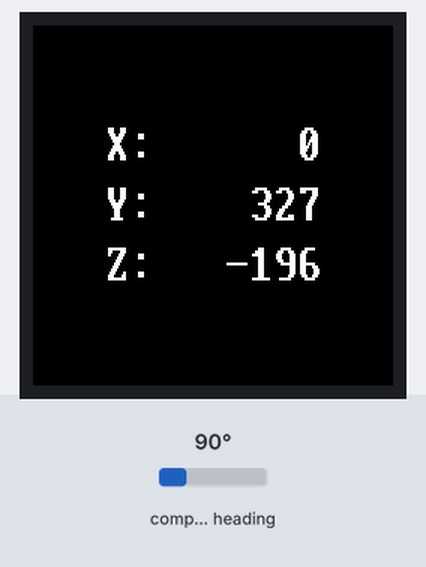
A program run on a simulated Raspberry Pi Pico running MicroPython. On the bench: 240×240 colour display. The inputs (shaded band) are chosen by the test bench; at power-on: compass heading 90°. Library files of the repository ran but are not shown: vga1_8x16.py, vga1_bold_16x32.py.

Above: at 1.4 s.
1.5 s: compass heading set to 7°
At 2.3 s:
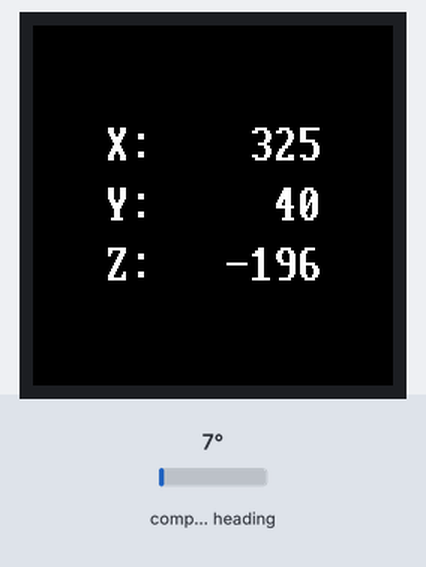
3.1 s: compass heading set to 180°
At 4.3 s:
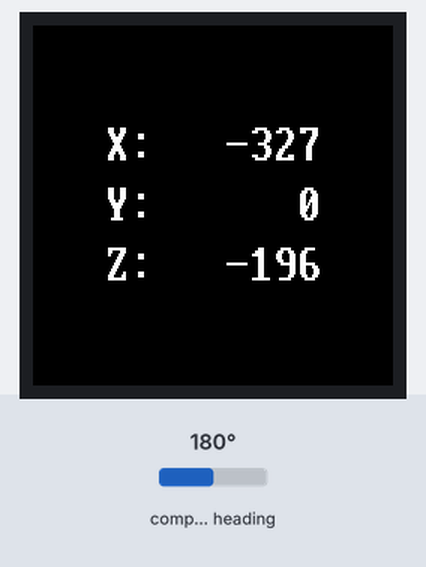
4.6 s: compass heading set to 269°
At 5.2 s:
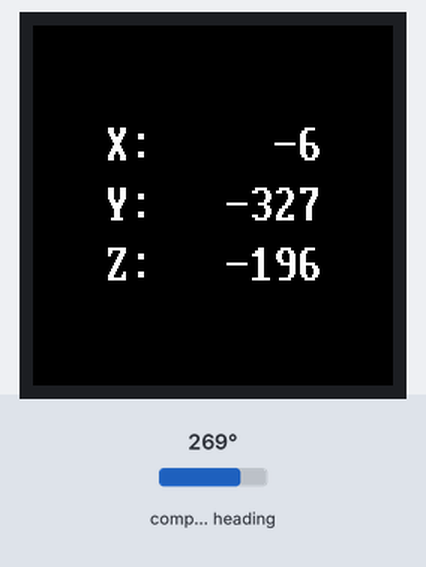
Timing chart, 0 to 7.6 s (numbered marks = the images above; inputs shaded):
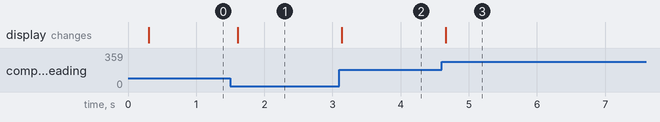

Measured:
- after the input at 1.5 s, the display: changes after 0.11 s (image 1)
- after the input at 3.1 s, the display: changes at once (image 2)
- after the input at 4.6 s, the display: changes after 0.06 s (image 3)

The program:

07-continious-display.py
```python
import machine
import struct
import time
import config

# Lab 07: Continuous Display
# Same three numbers as lab 06, but streamed - the HMC5883L runs in
# continuous-measurement mode and the screen redraws on every sample.
# Watch what happens to a number as you move a magnet, a speaker, or a
# steel tool near the sensor.

# The HMC5883L's hardware I2C reads on this Pico return OSError 5 (EIO)
# even though a scan (lab 03) finds the chip fine - a clock-stretching
# quirk with this chip on the RP2040's hardware I2C peripheral.
# machine.SoftI2C (bit-banged) reads it reliably instead.
i2c = machine.SoftI2C(scl=machine.Pin(config.I2C_SCL_PIN),
                       sda=machine.Pin(config.I2C_SDA_PIN), freq=400000)

i2c.writeto_mem(config.HMC5883L_ADDRESS, config.CONFIG_A, bytes([0x70]))
i2c.writeto_mem(config.HMC5883L_ADDRESS, config.CONFIG_B, bytes([0x20]))
i2c.writeto_mem(config.HMC5883L_ADDRESS, config.MODE, bytes([0x00]))  # continuous
time.sleep_ms(100)

display = config.init_display()


def read_xyz():
    data = i2c.readfrom_mem(config.HMC5883L_ADDRESS, config.DATA_START, 6)
    x, z, y = struct.unpack(">hhh", data)
    return x, y, z


# Three rows of the big 16x32 font, stacked and centered on CENTER_Y.
#
# Unlike lab 06, this redraws 10 times a second - and there is no frame
# buffer on this driver, so a naive display.fill(BLACK) every frame was
# sending all 57,600 pixels down the wire before the text went back on
# top, which reads as a full-screen strobe. Clearing once, up front, and
# then always drawing each value into the SAME fixed-width field lets
# text()'s own background color overwrite the previous digits directly -
# no clear, no flicker, and no leftover digit if a number gets shorter.
LABELS = ("X:", "Y:", "Z:")
ROW_Y = (64, 104, 144)
FIELD_WIDTH = 6  # digits + sign; HMC5883L values stay well inside this
LINE_LEN = len("X: ") + FIELD_WIDTH
TEXT_X = config.CENTER_X - (LINE_LEN * 16) // 2

display.fill(config.BLACK)

try:
    while True:
        x, y, z = read_xyz()
        for label, value, row_y in zip(LABELS, (x, y, z), ROW_Y):
            text = "%s %6d" % (label, value)  # old-style % - safer than
            # str.format's nested width spec on this board's MicroPython
            display.text(config.BIG_FONT, text, TEXT_X, row_y, config.WHITE, config.BLACK)
        time.sleep_ms(100)
except KeyboardInterrupt:
    print("Got ctrl-c, stopping")
```

config.py
```python
# Hardware configuration for the Smartwatch Compass (HMC5883L + GC9A01) kit.
# Every numbered lab in this folder imports its pins from here instead of
# hardcoding them, so the whole kit only needs to be described in one place.
#
# This kit pairs two boards already used elsewhere in this repo:
#   - the GC9A01 round display, wired exactly like the confirmed-working
#     "pico" wiring in src/kits/max98357a-amp/config.py (SPI0, GPIO2-6)
#   - the HMC5883L compass, the same chip as src/kits/compass-hmc5883l, but
#     moved off I2C1 (GPIO10/11) onto I2C0 (GPIO12/13) because GPIO2/3 are
#     now spoken for by the display's SPI clock/data lines.

from machine import Pin, SPI
import gc9a01
import vga1_8x16 as FONT           # 8x16 - no built-in font on this driver
import vga1_bold_16x32 as BIG_FONT  # 16x32 - readable from across the room, 15 chars max

# ---------------------------------------------------------------------------
# GC9A01 round display (240x240, SPI0)
# ---------------------------------------------------------------------------
#   Module pin   Pico pin
#   ----------   --------
#   SCL / CLK    GP2
#   SDA / MOSI   GP3
#   DC           GP4
#   CS           GP5
#   RST          GP6
#   VCC          3V3
#   GND          GND
WIDTH = 240
HEIGHT = 240
SPI_ID = 0
SCK_PIN = 2
MOSI_PIN = 3
DC_PIN = 4
CS_PIN = 5
RES_PIN = 6
BAUDRATE = 60_000_000

# RGB565: five bits of red, six of green, five of blue.
BLACK = 0x0000
WHITE = 0xFFFF
RED = 0xF800
GREEN = 0x07E0
BLUE = 0x001F

# The geometry of a round screen: the driver addresses a 240x240 square,
# but only the circle inscribed in it is visible. Keep drawing inside
# SAFE_RADIUS - the last few pixels out toward RADIUS sit under the bezel.
CENTER_X = WIDTH // 2   # 120
CENTER_Y = HEIGHT // 2  # 120
RADIUS = WIDTH // 2     # 120 -- the physical edge of the glass
SAFE_RADIUS = 112


def init_display():
    """Start the SPI bus and the GC9A01. Returns the display object.

    There is no frame buffer on this driver - every drawing call goes
    straight to the glass, and there is no show() to call afterwards."""
    spi = SPI(SPI_ID, baudrate=BAUDRATE, sck=Pin(SCK_PIN), mosi=Pin(MOSI_PIN))
    return gc9a01.GC9A01(
        spi,
        dc=Pin(DC_PIN, Pin.OUT),
        cs=Pin(CS_PIN, Pin.OUT),
        reset=Pin(RES_PIN, Pin.OUT),
        rotation=0)


# ---------------------------------------------------------------------------
# HMC5883L compass (I2C0)
# ---------------------------------------------------------------------------
#   VCC  -> Pico 3.3V OUT
#   GND  -> Pico GND
#   SDA  -> GPIO12 (I2C0 SDA)
#   SCL  -> GPIO13 (I2C0 SCL)
I2C_SDA_PIN = 12
I2C_SCL_PIN = 13
I2C_BUS = 0
HMC5883L_ADDRESS = 0x1E  # 30 decimal, fixed on this chip

CONFIG_A = 0x00
CONFIG_B = 0x01
MODE = 0x02
DATA_START = 0x03

# GP25 is the onboard LED on a Raspberry Pi Pico. Lab 02 blinks it.
LED_PIN = 25
```
